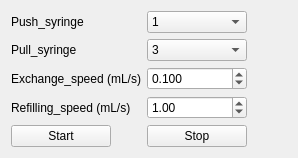
             <widget class="QWidget" name="tab_9">
              <attribute name="title">
               <string>Simple_exchange_mode</string>
              </attribute>
              <layout class="QHBoxLayout" name="horizontalLayout_13">
               <item>
                <layout class="QFormLayout" name="formLayout_3">
                 <item row="0" column="0">
                  <widget class="QLabel" name="label_15">
                   <property name="sizePolicy">
                    <sizepolicy hsizetype="Maximum" vsizetype="Preferred">
                     <horstretch>0</horstretch>
                     <verstretch>0</verstretch>
                    </sizepolicy>
                   </property>
                   <property name="minimumSize">
                    <size>
                     <width>100</width>
                     <height>0</height>
                    </size>
                   </property>
                   <property name="text">
                    <string>Push_syringe</string>
                   </property>
                  </widget>
                 </item>
                 <item row="0" column="1">
                  <widget class="QComboBox" name="comboBox_pushing_syringe_simple_exchange_mode">
                   <item>
                    <property name="text">
                     <string>1</string>
                    </property>
                   </item>
                   <item>
                    <property name="text">
                     <string>2</string>
                    </property>
                   </item>
                   <item>
                    <property name="text">
                     <string>3</string>
                    </property>
                   </item>
                   <item>
                    <property name="text">
                     <string>4</string>
                    </property>
                   </item>
                  </widget>
                 </item>
                 <item row="1" column="0">
                  <widget class="QLabel" name="label_16">
                   <property name="minimumSize">
                    <size>
                     <width>100</width>
                     <height>0</height>
                    </size>
                   </property>
                   <property name="text">
                    <string>Pull_syringe</string>
                   </property>
                  </widget>
                 </item>
                 <item row="1" column="1">
                  <widget class="QComboBox" name="comboBox_pulling_syringe_simple_exchange_mode">
                   <item>
                    <property name="text">
                     <string>3</string>
                    </property>
                   </item>
                   <item>
                    <property name="text">
                     <string>4</string>
                    </property>
                   </item>
                   <item>
                    <property name="text">
                     <string>1</string>
                    </property>
                   </item>
                   <item>
                    <property name="text">
                     <string>2</string>
                    </property>
                   </item>
                  </widget>
                 </item>
                 <item row="2" column="0">
                  <widget class="QLabel" name="label_17">
                   <property name="text">
                    <string>Exchange_speed (mL/s)</string>
                   </property>
                  </widget>
                 </item>
                 <item row="2" column="1">
                  <widget class="QDoubleSpinBox" name="doubleSpinBox_exchange_speed_simple">
                   <property name="minimumSize">
                    <size>
                     <width>100</width>
                     <height>0</height>
                    </size>
                   </property>
                   <property name="decimals">
                    <number>3</number>
                   </property>
                   <property name="maximum">
                    <double>10.000000000000000</double>
                   </property>
                   <property name="singleStep">
                    <double>0.010000000000000</double>
                   </property>
                   <property name="value">
                    <double>0.100000000000000</double>
                   </property>
                  </widget>
                 </item>
                 <item row="4" column="0">
                  <widget class="QPushButton" name="pushButton_start_simple">
                   <property name="minimumSize">
                    <size>
                     <width>100</width>
                     <height>0</height>
                    </size>
                   </property>
                   <property name="text">
                    <string>Start</string>
                   </property>
                  </widget>
                 </item>
                 <item row="4" column="1">
                  <widget class="QPushButton" name="pushButton_stop_simple">
                   <property name="minimumSize">
                    <size>
                     <width>100</width>
                     <height>0</height>
                    </size>
                   </property>
                   <property name="text">
                    <string>Stop</string>
                   </property>
                  </widget>
                 </item>
                 <item row="3" column="0">
                  <widget class="QLabel" name="label_42">
                   <property name="text">
                    <string>Refilling_speed (mL/s)</string>
                   </property>
                  </widget>
                 </item>
                 <item row="3" column="1">
                  <widget class="QDoubleSpinBox" name="doubleSpinBox_refill_speed_simple">
                   <property name="minimumSize">
                    <size>
                     <width>100</width>
                     <height>0</height>
                    </size>
                   </property>
                   <property name="maximum">
                    <double>10.000000000000000</double>
                   </property>
                   <property name="singleStep">
                    <double>0.100000000000000</double>
                   </property>
                   <property name="value">
                    <double>1.000000000000000</double>
                   </property>
                  </widget>
                 </item>
                </layout>
               </item>
               <item>
                <spacer name="horizontalSpacer_7">
                 <property name="orientation">
                  <enum>Qt::Horizontal</enum>
                 </property>
                 <property name="sizeHint" stdset="0">
                  <size>
                   <width>40</width>
                   <height>20</height>
                  </size>
                 </property>
                </spacer>
               </item>
              </layout>
             </widget>
